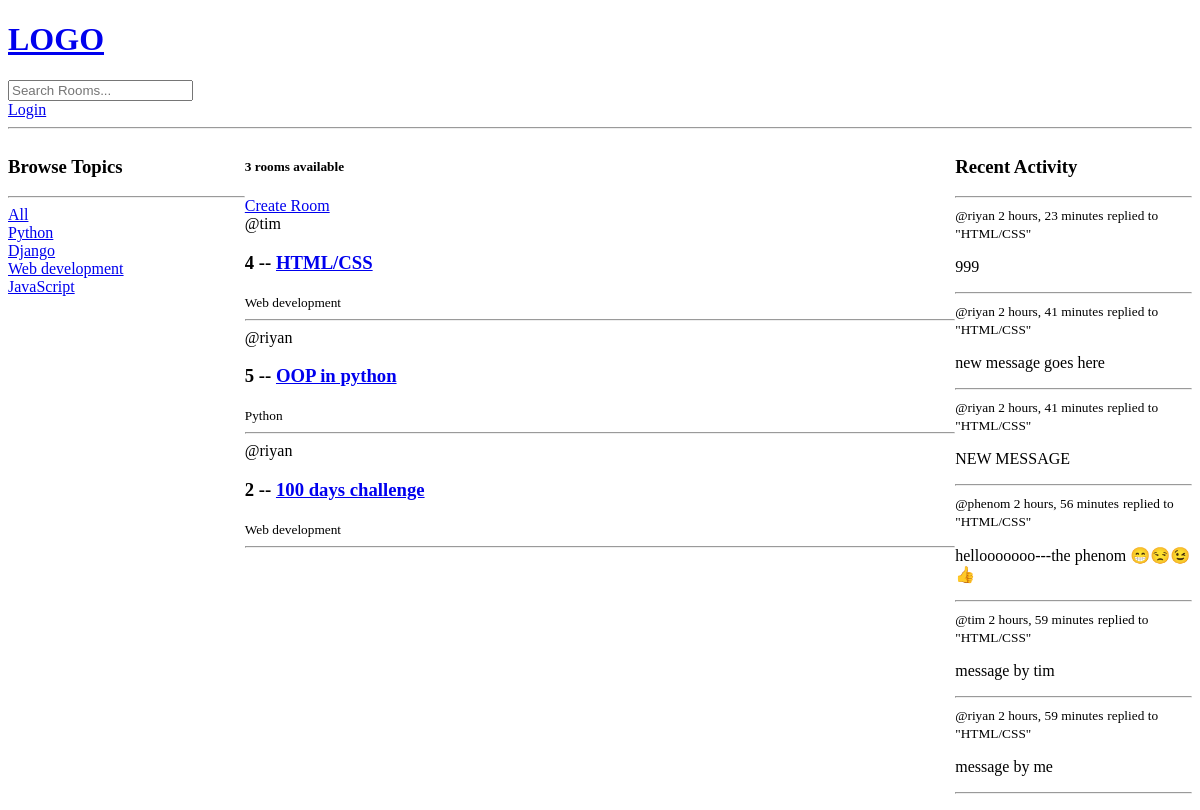
The app's page /, older data.
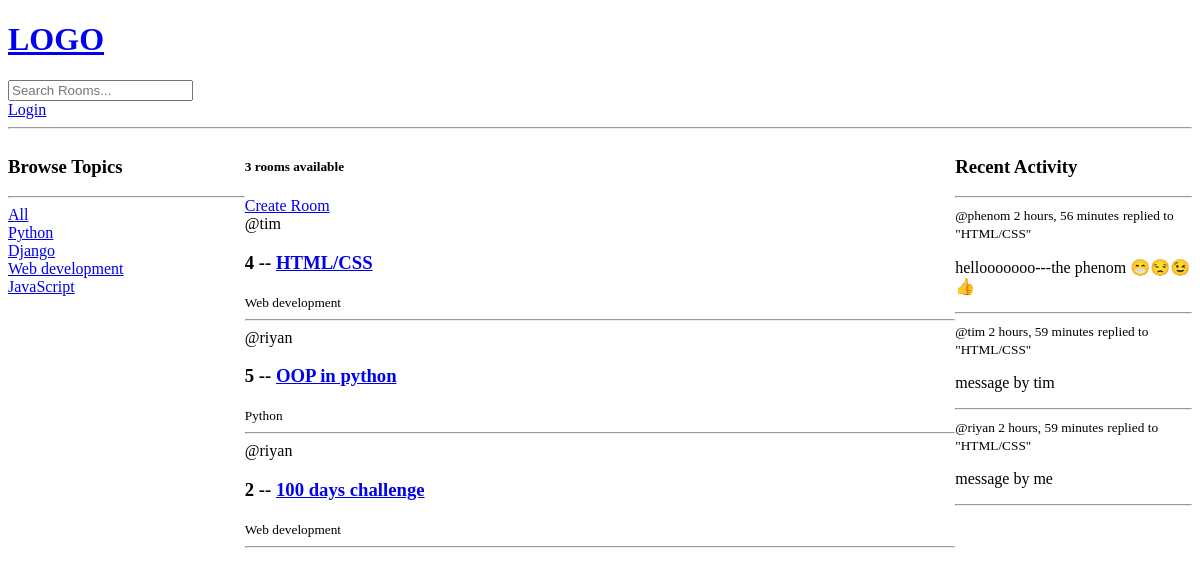
The same page, newer data.
### base/models.py (models this page shows, shortened)
class Topic(models.Model):
    name = models.CharField(max_length=200)

class Room(models.Model):
    host = models.ForeignKey(User, on_delete=models.SET_NULL, null=True)
    topic = models.ForeignKey(Topic, on_delete=models.SET_NULL, null=True)
    name = models.CharField(max_length=200)
    description = models.TextField(null=True, blank=True)
    participants = models.ManyToManyField(
        User, related_name="participants", blank=True)
    updated = models.DateTimeField(auto_now=True)
    created = models.DateTimeField(auto_now_add=True)
    class Meta:
        ordering = ['-updated', '-created']
    def __str__(self):
        return self.name

class Message(models.Model):
    user = models.ForeignKey(User, on_delete=models.CASCADE)
    room = models.ForeignKey(Room, on_delete=models.CASCADE)
    body = models.TextField()
    updated = models.DateTimeField(auto_now=True)
    created = models.DateTimeField(auto_now_add=True)
    class Meta:
        ordering = ['-updated', '-created']
    def __str__(self):
        return self.body[0:50]

### base/views.py (the view)
# urls.py: path('', views.home, name="home"),
def home(request):
    q = request.GET.get('q') if request.GET.get('q') != None else ""
    rooms = Room.objects.filter(
        Q(topic__name__icontains=q) |
        Q(name__icontains=q) |
        Q(description__icontains=q)
    )
    topics = Topic.objects.all()
    room_count = rooms.count()
    room_messages = Message.objects.all()
    context = {
        'rooms': rooms,
        'topics': topics,
        'room_count': room_count,
        'room_messages': room_messages
    }
    return render(request, 'base/home.html', context)

### base/templates/base/home.html (shortened to what this page needs)
{% extends 'main.html' %} {% block content %}
<div class="home-container">
  <div>
    <h3>Browse Topics</h3>
    <hr />
    <div>
      <a href="{% url 'home' %}">All</a>
    </div>
    {% for topic in topics %}
    <div>
      <a href="{% url 'home' %}?q={{topic.name}}">{{topic.name}}</a>
    </div>
    {% endfor %}
  </div>
  <div>
    <h5>{{room_count}} rooms available</h5>
    <a href="{% url 'create-room' %}">Create Room</a>
    <div>
      {% for room in rooms %}
      <div>
        <span>@{{room.host.username}}</span>
        <h3>
          {{ room.id }} -- <a href="{% url 'room' room.id %}">{{room.name}}</a>
        </h3>
        <small>{{room.topic.name}}</small>
        <hr />
      </div>
      {% endfor %}
    </div>
  </div>
  <div>
    <h3>Recent Activity</h3>
    <hr />
    {% for message in room_messages %}
    <div>
      <small>@{{ message.user }} {{ message.created | timesince }}</small>
      <small>replied to "{{ message.room }}"</small>
      <p>{{ message }}</p>
      <hr />
    </div>
    {% endfor %}
  </div>
</div>
{% endblock %}

Row changes from the older to the newer data that the page shows:
removed Message: user "riyan", created "2 hours, 23 minutes", room "HTML/CSS", body "999"
removed Message: user "riyan", created "2 hours, 41 minutes", room "HTML/CSS", body "new message goes here"
removed Message: user "riyan", created "2 hours, 41 minutes", room "HTML/CSS", body "NEW MESSAGE"
